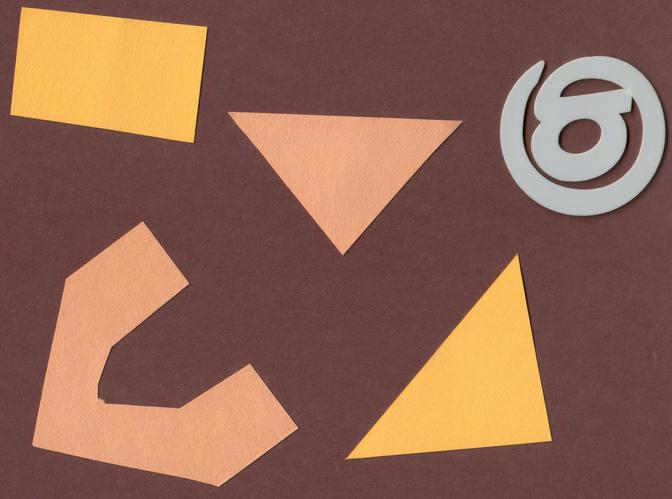
#> input picture data/raw/training/shapes-02.jpg, 672 x 499 px
$ jupyter execute 071_dark_background_thresholding.ipynb   (shell and % lines are left out)
#> lines starting #> are read from the running program, lines starting #| are printed output that depends on the picture; after the words box and inside, x2 and y2 are one past the last pixel; in counts of white or black regions, pixels touching at a corner belong together
# Thresholding a dark background

[cell 1]
import glob

import imageio.v3 as iio
import ipympl
import matplotlib.pyplot as plt
import numpy as np
import skimage as ski


# load the image
shapes01 = iio.imread(uri="../data/raw/training/shapes-02.jpg")
#> shapes01 is the input picture: shape (499, 672, 3); mean R, G, B 144.2, 101.6, 83.9

fig, ax = plt.subplots()
ax.imshow(shapes01)

[cell 2]
# convert the image to grayscale
gray_shapes = ski.color.rgb2gray(shapes01)
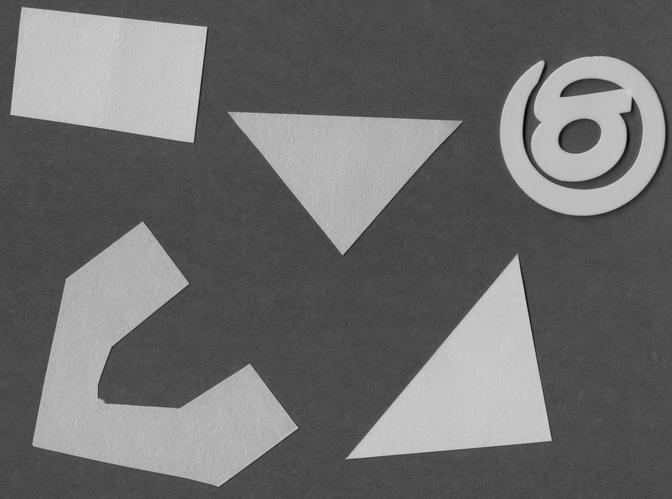
#> gray_shapes: shape (499, 672) float64; min 0.01, max 0.862, mean 0.429

# blur the image to denoise, don't include noise in the histor
blurred_shapes = ski.filters.gaussian(gray_shapes, sigma=1.0)

fig, ax = plt.subplots()
ax.imshow(blurred_shapes, cmap="gray")

[cell 3]
histogram, bin_edges = np.histogram(blurred_shapes, bins=256, range=(0.0, 1.0))
#> histogram = 256 values, max 34779 at index 75, min 0 at index 0, mean 1309.9; bin_edges = 257 values from 0 to 1

fig, ax = plt.subplots()
ax.plot(bin_edges[:-1], histogram)
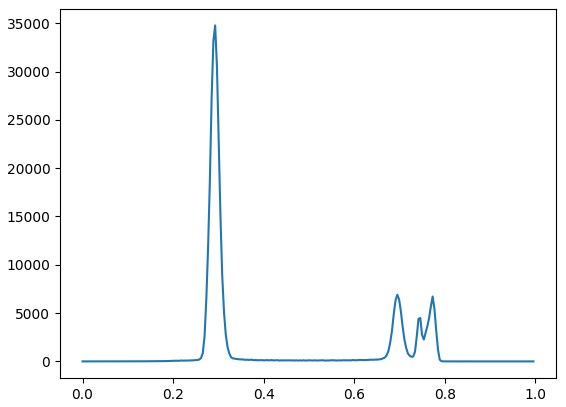
#> figure drawn by matplotlib, 1 panel; curve peaks at x = 0.293, y = 34779

The threshold you choose is going to depend on the use case.

[cell 4]
t = 0.6
binary_mask = blurred_shapes < t
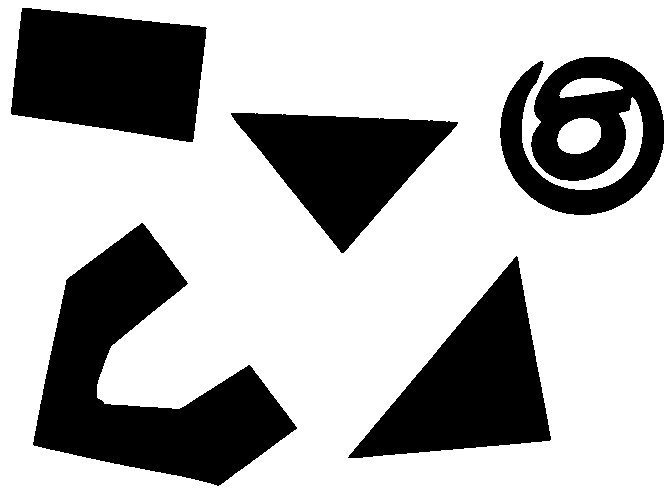
#> binary_mask: shape (499, 672) bool; 69.9% white; 5 black regions, box (x1, y1, x2, y2) and area: (33, 223, 297, 486) 29563, (11, 8, 207, 142) 20647, (348, 256, 551, 458) 19291, (231, 113, 458, 253) 15768, (500, 57, 664, 215) 15597

fig, ax = plt.subplots()
ax.imshow(binary_mask, cmap="gray")

[cell 5]
selection = shapes01.copy()
selection[binary_mask] = 0
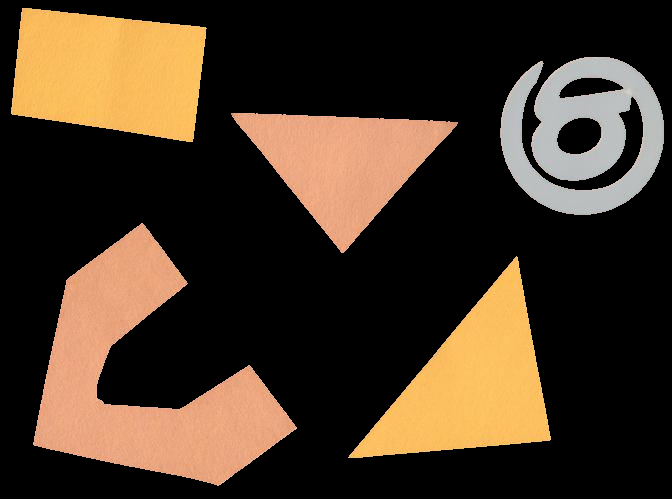
#> selection: shape (499, 672, 3); mean R, G, B 70.3, 54, 37.6

fig, ax = plt.subplots()
ax.imshow(selection)

$ run again, with data/raw/training/shapes-01.jpg copied over data/raw/training/shapes-02.jpg
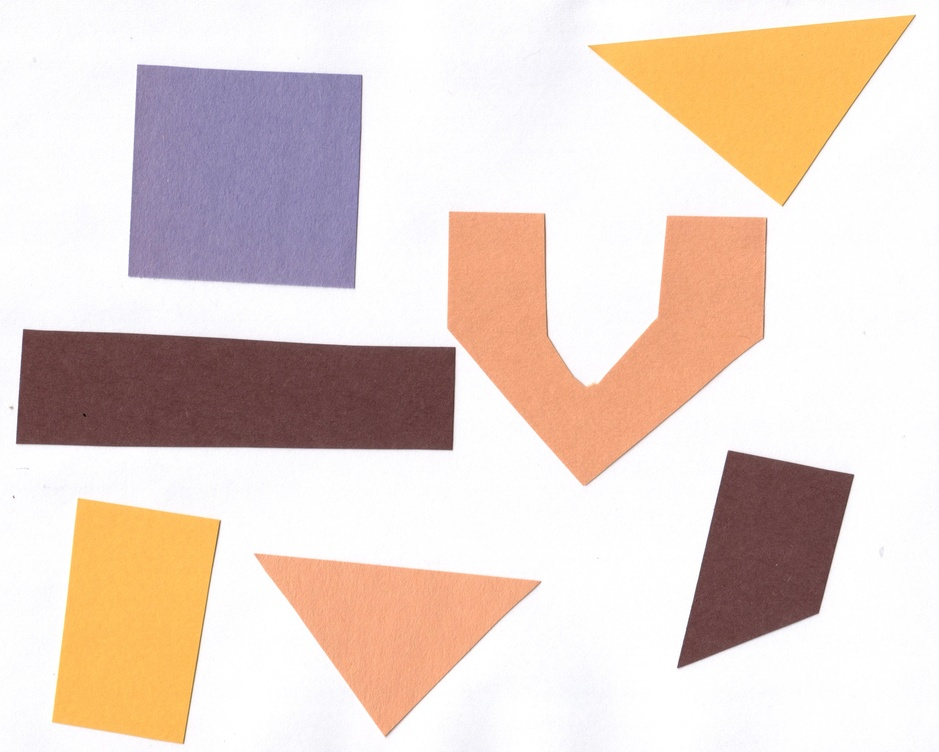
#> input picture data/raw/training/shapes-01.jpg, 939 x 752 px, shrunk from 3068 x 2457 before the run
#> shapes01 is the input picture: shape (752, 939, 3); mean R, G, B 229.6, 212.3, 203.6
#> histogram = 256 values, max 161677 at index 254, min 0 at index 0, mean 2758.3; bin_edges = 257 values from 0 to 1
#> `binary_mask = blurred_shapes < t`:
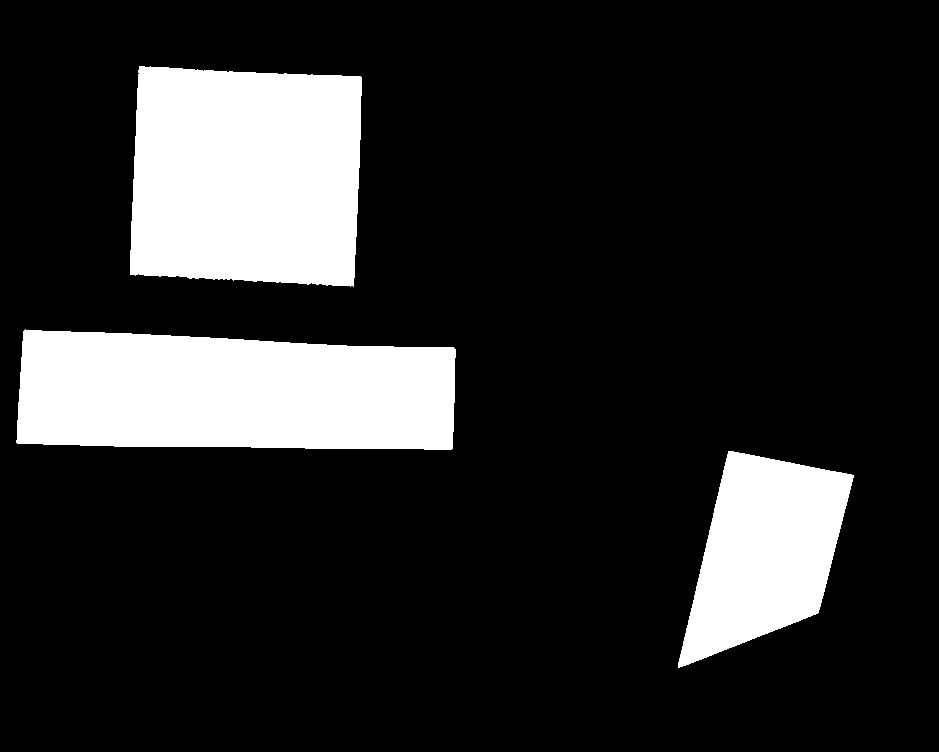
#> binary_mask: shape (752, 939) bool; 16.6% white; 3 white regions, box (x1, y1, x2, y2) and area: (16, 329, 456, 450) 47096, (130, 66, 362, 287) 47000, (678, 451, 854, 668) 23235
#> `selection[binary_mask] = 0`:
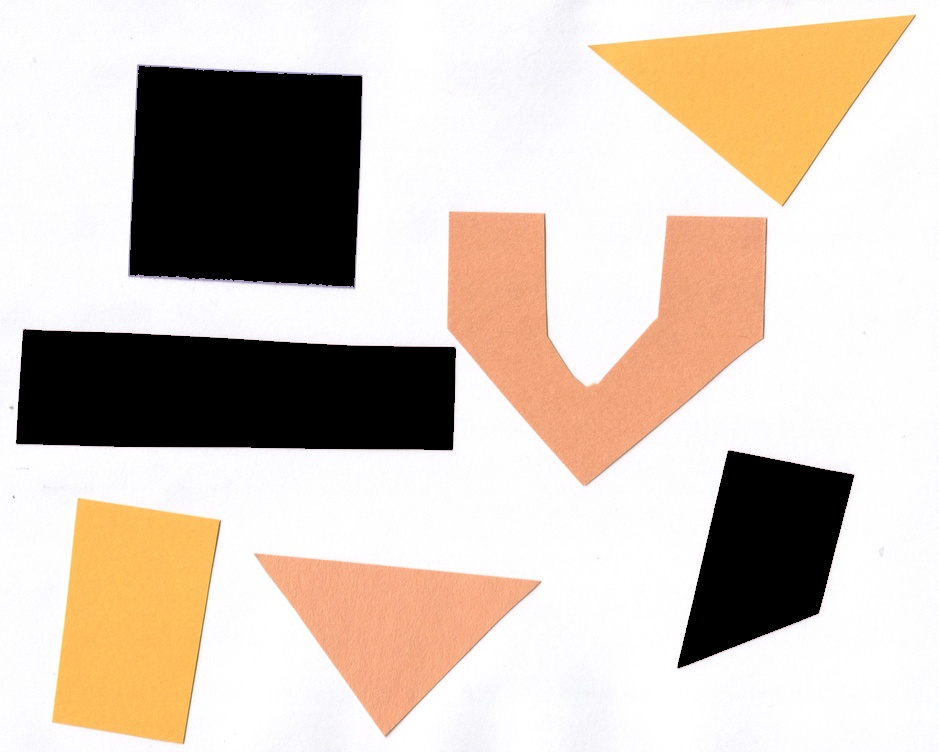
#> selection: shape (752, 939, 3); 16.62% of pixels changed, all inside (x1, y1, x2, y2) = (16, 66, 854, 668)
